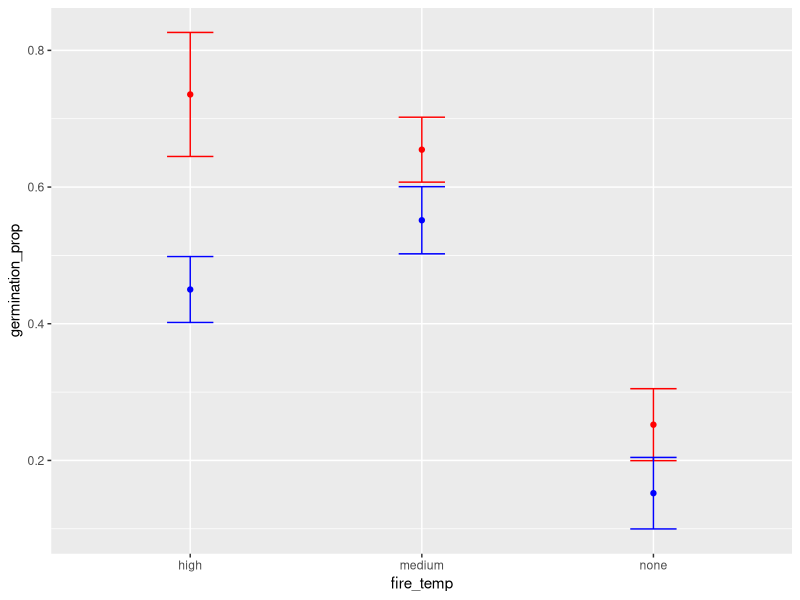
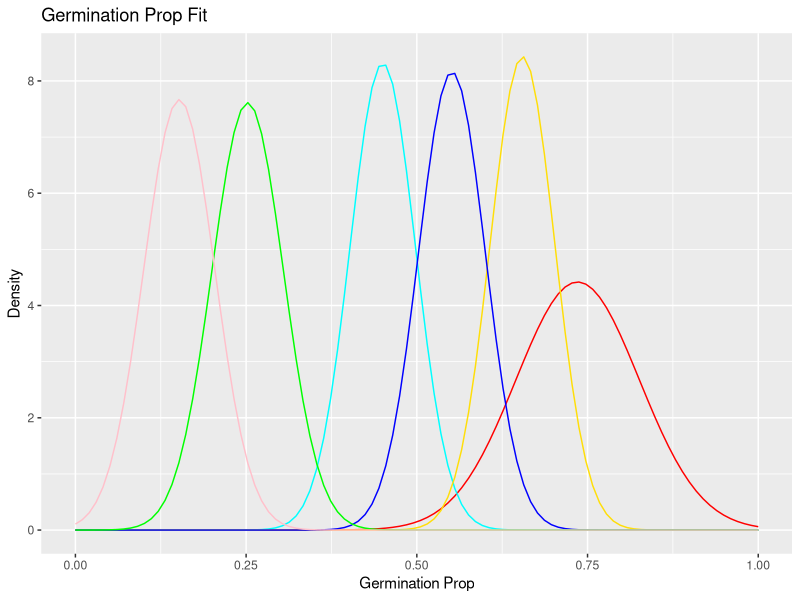

Recreate these plots in R, in order.
# Load the ggplot2 library
library(ggplot2)
library(MASS)

# Read in the CSV file as a dataframe
data <- read.csv("Byblis.csv")

# Calculate the germination_prop mean for each unique combination
mean_germination_prop <- aggregate(germination_prop ~ pH_level + fire_temp, data, mean)
sd_germination_prop <- aggregate(germination_prop ~ pH_level + fire_temp, data, sd)

# Add the 'sd' column from sd_germination_prop to mean_germination_prop
mean_germination_prop$sd <- sd_germination_prop$germination_prop

# Rename the column to 'sd'
colnames(mean_germination_prop)[colnames(mean_germination_prop) == "sd"] <- "sd"

# Plot the values for each pH_level with error bars
plot <- ggplot()
count <- 1
for (i in unique(mean_germination_prop$pH_level)) {
    # Print the pH_level
    print(i)
    
    # Print the subset of mean_germination_prop for the current pH_level
    print(mean_germination_prop[mean_germination_prop$pH_level == i,])
    
    # Add points to the plot for the current pH_level
    plot <- plot + geom_point(data = mean_germination_prop[mean_germination_prop$pH_level == i,], 
                              aes(x = fire_temp, y = germination_prop),
                              color = c("red", "blue")[count]) +
            
            # Add error bars to the plot for the current pH_level
            geom_errorbar(data = mean_germination_prop[mean_germination_prop$pH_level == i,],
                          aes(x = fire_temp, ymin = (germination_prop - sd), ymax = (germination_prop + sd)),
                          width = 0.2,
                          color = c("red", "blue")[count])
    count <- count + 1
}

# Display the plot
ggsave(paste("plots/over_dist/", "mean_germination_plot.png"))

# making gaussian fits 

plot <- ggplot()


n <- 100

new_data <- data.frame(matrix(0, nrow = n, ncol = nrow(mean_germination_prop)))
x <- seq(0, 1, length.out = n)


legend_labels <- paste("pH:", mean_germination_prop$pH_level, "Fire:", mean_germination_prop$fire_temp)
# use these legned labels to make a new_data a mxm matrix that each column is updated within the loop
# kind like how you've done the old stuff


colors <- c("red", "blue", "green", "purple", "orange", "pink")

for (i in 1:nrow(mean_germination_prop)) {

    ph <- mean_germination_prop$pH_level[i]
    fire <- mean_germination_prop$fire_temp[i]

    subset <- data[(data$pH_level == ph) & (data$fire_temp == fire),]

    fit <- fitdistr(subset$germination_prop, "normal")

    y <- dnorm(x, mean = fit$estimate[1], sd = fit$estimate[2])
    new_data[, i] <- y

}

plot <- ggplot(data = new_data, aes(x = x)) +
        geom_line(aes(y = X1), color = "red", ) +
        geom_line(aes(y = X2), color = "cyan") +
        geom_line(aes(y = X3), color = "#ffde09") +
        geom_line(aes(y = X4), color = "blue") +
        geom_line(aes(y = X5), color = "green") +
        geom_line(aes(y = X6), color = "pink") +

        guides(color = guide_legend(title = "Legend")) +
        labs(x = "Germination Prop", 
            y = "Density", 
            title = "Germination Prop Fit") 


ggsave(paste("plots/over_dist/", "gaussian-fit2.png"))

# left to go
## make a plot of the the standard deviation of the mean 
## for each unique combination of each point
### show that it doesn't change much if at all


